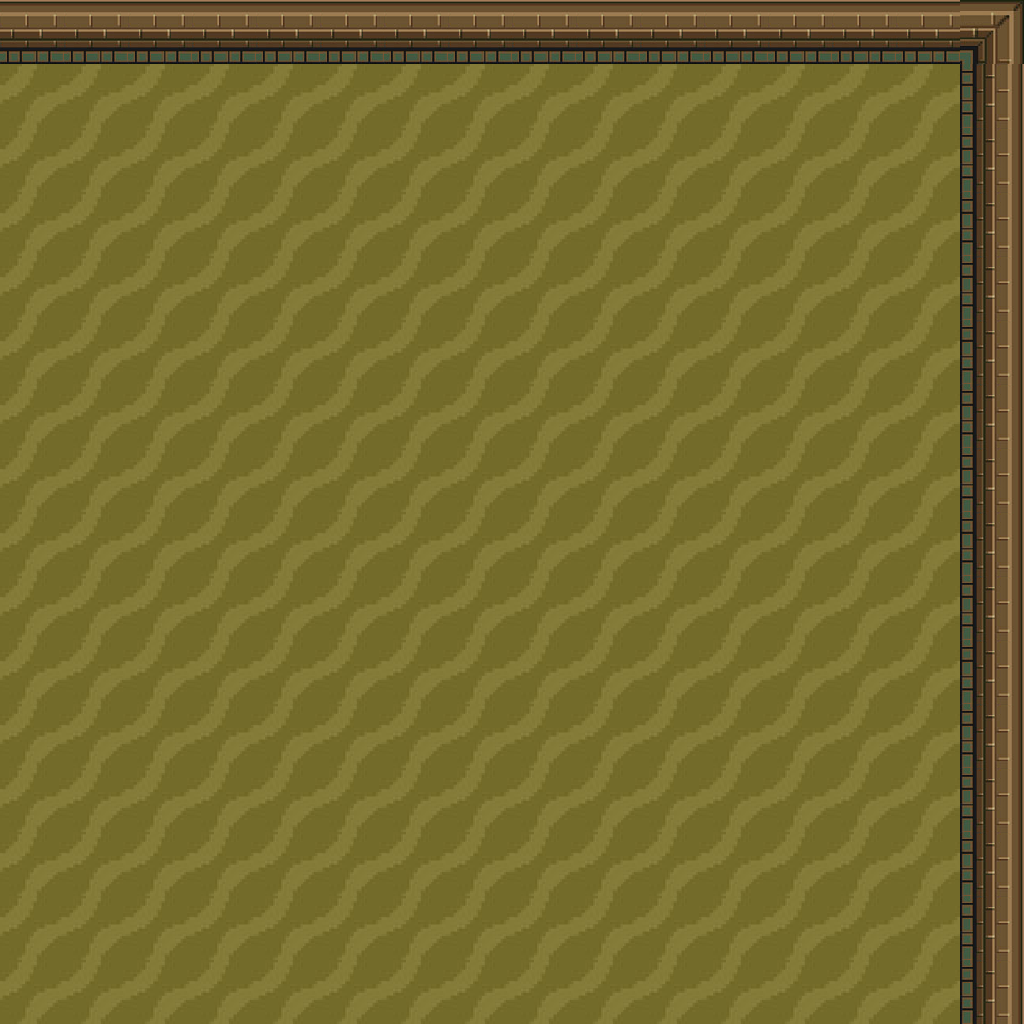

Tiled map render using the project's own tile images. Description and the whole map definition, tile-layer contents included, below:
An orthogonal 16x16 tile map with 64x64 px tiles, 1 tile layer (Tile Layer 1).

<map version="1.5" tiledversion="1.7.2" orientation="orthogonal" renderorder="right-down" width="16" height="16" tilewidth="64" tileheight="64" infinite="0" nextlayerid="2" nextobjectid="1">
 <tileset firstgid="1" name="dungeon_tiles" tilewidth="64" tileheight="64" tilecount="4" columns="0">
  <grid orientation="orthogonal" width="1" height="1" />
  <tile id="0">
   <image width="64" height="64" source="tiles/dungeon_corner.png" />
  </tile>
  <tile id="1">
   <image width="64" height="64" source="tiles/dungeon_wall.png" />
  </tile>
  <tile id="2">
   <image width="64" height="64" source="tiles/dungeon_wall_right.png" />
  </tile>
  <tile id="3">
   <image width="64" height="64" source="tiles/sandy_floor.png" />
  </tile>
 </tileset>
 <layer id="1" name="Tile Layer 1" width="16" height="16">
  <data encoding="csv">
1610612738,1610612738,1610612738,1610612738,1610612738,1610612738,1610612738,1610612738,1610612738,1610612738,1610612738,1610612738,1610612738,1610612738,1610612738,1610612737,
4,4,4,4,4,4,4,4,4,4,4,4,4,4,4,2,
4,4,4,4,4,4,4,4,4,4,4,4,4,4,4,2,
4,4,4,4,4,4,4,4,4,4,4,4,4,4,4,2,
4,4,4,4,4,4,4,4,4,4,4,4,4,4,4,2,
4,4,4,4,4,4,4,4,4,4,4,4,4,4,4,2,
4,4,4,4,4,4,4,4,4,4,4,4,4,4,4,2,
4,4,4,4,4,4,4,4,4,4,4,4,4,4,4,2,
4,4,4,4,4,4,4,4,4,4,4,4,4,4,4,2,
4,4,4,4,4,4,4,4,4,4,4,4,4,4,4,2,
4,4,4,4,4,4,4,4,4,4,4,4,4,4,4,2,
4,4,4,4,4,4,4,4,4,4,4,4,4,4,4,2,
4,4,4,4,4,4,4,4,4,4,4,4,4,4,4,2,
4,4,4,4,4,4,4,4,4,4,4,4,4,4,4,2,
4,4,4,4,4,4,4,4,4,4,4,4,4,4,4,2,
4,4,4,4,4,4,4,4,4,4,4,4,4,4,4,2
</data>
 </layer>
</map>
